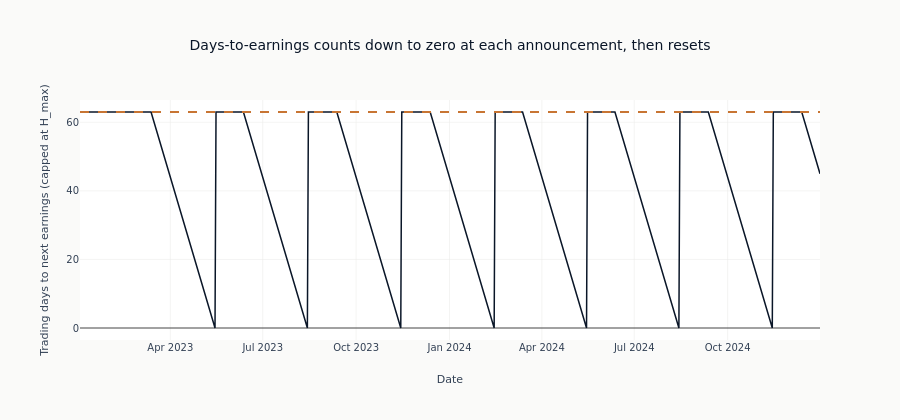

The notebook cell saved with this chart:
### Markdown cell above
The feature is a sawtooth: it counts down to zero as an earnings date
approaches, resets to the `H_MAX` cap the day after (when the next event is
more than 63 days out; copper dashed line), then counts down again toward the
following quarter's announcement. The plot shows one symbol across two years.

### Code cell
saw = daily_with_events.filter(pl.col("symbol") == "AAPL").sort("timestamp")

fig = go.Figure()
fig.add_trace(
    go.Scatter(
        x=saw["timestamp"].to_list(),
        y=saw["days_to_earnings"].to_list(),
        mode="lines",
        line=dict(color=COLORS["blue"], width=1.5),
        name="Days to earnings",
    )
)
fig.add_hline(y=H_MAX, line_dash="dash", line_color=COLORS["copper"])
fig.update_layout(
    height=420,
    title="Days-to-earnings counts down to zero at each announcement, then resets",
    showlegend=False,
)
fig.update_xaxes(title_text="Date")
fig.update_yaxes(title_text="Trading days to next earnings (capped at H_max)")
show_plotly_with_alt(
    fig,
    (
        "A sawtooth line chart across roughly two years, with the vertical axis giving "
        "trading days to the next earnings announcement and a dashed amber horizontal "
        "line marking the cap near the top of the axis. The series rides flat along "
        "that cap, then falls in a straight diagonal to zero at each announcement, "
        "where it jumps vertically back to the cap and begins again. Eight such "
        "descents appear, spaced about a quarter apart, and the final one is still "
        "part-way down at the right edge."
    ),
)

### Figure 1 — Plotly figure (JSON) as saved in the notebook; plotly's stock layout.template omitted (floating-point values rounded to 4 significant figures; data arrays with more than 128 entries replaced by an {"elided": "..."} marker saying what was removed)
{"data": [{"line": {"color": "#0a1628", "width": 1.5}, "mode": "lines", "name": "Days to earnings", "type": "scatter", "x": {"elided": "522 str values"}, "y": {"elided": "522 int values"}}], "layout": {"height": 420, "shapes": [{"line": {"color": "#C87533", "dash": "dash"}, "type": "line", "x0": 0, "x1": 1, "xref": "x domain", "y0": 63, "y1": 63, "yref": "y"}], "showlegend": false, "title": {"text": "Days-to-earnings counts down to zero at each announcement, then resets"}, "xaxis": {"title": {"text": "Date"}}, "yaxis": {"title": {"text": "Trading days to next earnings (capped at H_max)"}}}}
